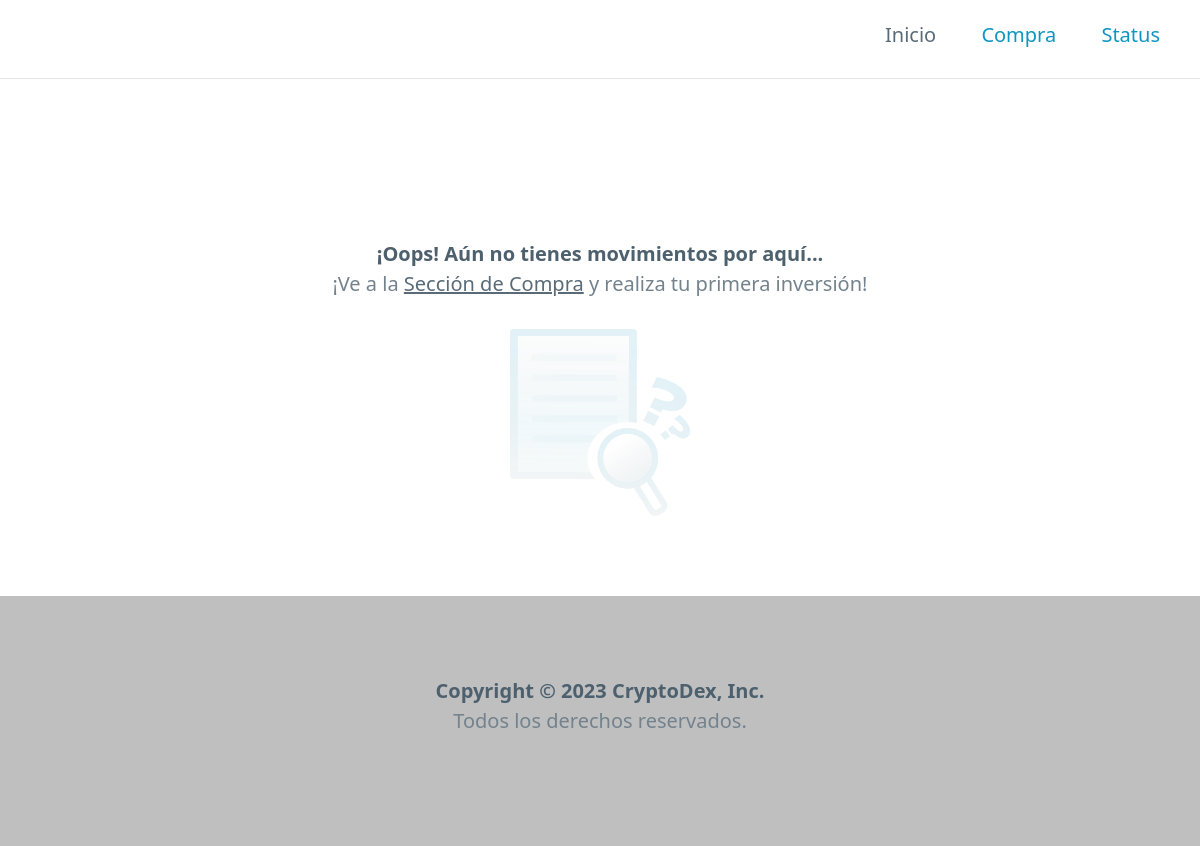
Before: / with the older database file.
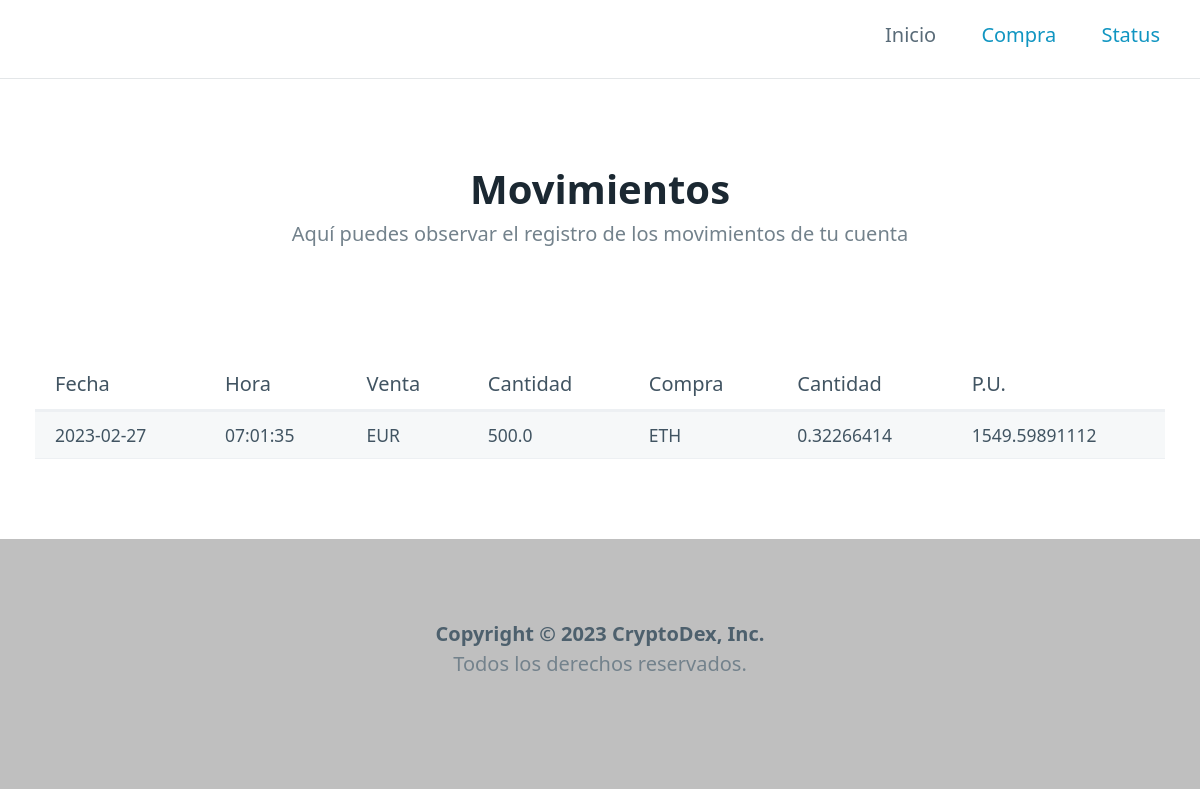
After: the same page with the newer database file.
### tables this page shows
CREATE TABLE transactions (
                    id INTEGER PRIMARY KEY AUTOINCREMENT NOT NULL,
                    date TEXT NOT NULL,
                    time TEXT NOT NULL,
                    coin_from TEXT NOT NULL,
                    q_from REAL NOT NULL,
                    coin_to TEXT NOT NULL,
                    q_to REAL NOT NULL,
                    unit_price REAL NOT NULL
                );

### registro_ig/routes.py (the view)
@app.route("/")
def index():
    register = table_display()
    return render_template('index.html', pageTitle='Registro de movimientos', inicio="secondary", page='index', data=register)

### registro_ig/models.py (called while the page is built)
def table_display():
    connection = Connection('SELECT date, time, coin_from, q_from, coin_to, q_to, unit_price FROM transactions ORDER BY date;')
    rows = connection.res.fetchall()
    fields = connection.res.description
    results = [] # lista para guardar diccionario
    for row in rows:
        data = {} # diccionario para cada registro
        position = 0 # position de columna
        for field in fields:
            data[field[0]] = row[position]
            position += 1
        results.append(data)
    connection.con.commit()
    connection.con.close()
    return results

### registro_ig/templates/index.html
{% extends 'base.html' %}
{% block header%}
    {% if data %}
        <div class="container">
            <hgroup>
                <h1>Movimientos</h1>
                <p>Aquí puedes observar el registro de los movimientos de tu cuenta</p>
            </hgroup>
        </div>
    {% endif %}
{% endblock %}
{% block section %}
    {% if data %}
    <div class="container">
        <table role="grid">
            <thead>
                <tr>
                    <th>Fecha</th>
                    <th>Hora</th>
                    <th>Venta</th>
                    <th>Cantidad</th>
                    <th>Compra</th>
                    <th>Cantidad</th>
                    <th>P.U.</th>
                </tr>
            </thead>
            <tbody>
                {% for field in data %}
                <tr>
                    <td>{{ field.date }}</td>
                    <td>{{ field.time }}</td>
                    <td>{{ field.coin_from }}</td>
                    <td>{{ field.q_from }}</td>
                    <td>{{ field.coin_to }}</td>
                    <td>{{ field.q_to }}</td>
                    <td>{{ field.unit_price }}</td>
                </tr>
                {% endfor %}
            </tbody>
        </table>
    </div>
    {% else %}
    <div class="container">
            <hgroup>
                <h6>¡Oops! Aún no tienes movimientos por aquí...</h6>
                <p>¡Ve a la <a class="secondary" href="/purchase">Sección de Compra</a> y realiza tu primera inversión!</p>
            </hgroup>
    </div>
    <img id="picture_not_found" src="static\images\Not found.png" alt="Registro no disponible" draggable="false">
    {% endif %}
{% endblock %}

### registro_ig/templates/base.html (shortened to what this page needs)
<!DOCTYPE html>
<html lang="en">
<head>
    <link rel="stylesheet" href="/static/css/pico.min.css">
    <link rel="stylesheet" href="/static/css/style.css">
</head>
<body>
    <nav class="container-fluid">
        <div>
            <a href="/">
                <img src="../static/images/CryptoDex_Logo.svg" alt="Logotipo de CryptoDex">
            </a>
        </div>
        <div>
            {% if page == 'index' %}
                <li><a class="{{inicio}}"">Inicio</a></li>
                <li><a href="/purchase">Compra</a></li>
                <li><a href="/status">Status</a></li>
            {% elif page == 'purchase' %}
                <li><a href="/">Inicio</a></li>
                <li><a class="{{compra}}"">Compra</a></li>
                <li><a href="/status">Status</a></li>
            {% elif page == 'status' %}
                <li><a href="/">Inicio</a></li>
                <li><a href="/purchase">Compra</a></li>
                <li><a class="{{status}}">Status</a></li>
            {% endif %}
        </div>
    </nav>
    <header>
        {% block header %}
        {% endblock %}
    </header>
    <section>
        {% block section %}
        {% endblock %}
    </section>
    <footer class="container-fluid">
        <hgroup>
            <h6>
                Copyright © 2023 CryptoDex, Inc.
            </h6>
            <p> Todos los derechos reservados.</p>
        </hgroup>
    </footer>
</body>
</html>

### registro_ig/static/css/style.css (style rules this page uses)
nav { border-bottom: 1px solid rgba(115, 130, 140, 0.2); }
nav div a { display: inline; margin: 0; padding-bottom: 0.80rem; }
header div hgroup { text-align: center; }
div hgroup p, div hgroup h6 { text-align: center; }
footer { text-align: center; background-color: rgba(0, 0, 0, 0.25) ; }

Changed rows visible on the page:
added transactions: date "2023-02-27", time "07:01:35", coin_from "EUR", q_from "500.0", coin_to "ETH", q_to "0.32266414", unit_price "1549.59891112"
Other visible differences:
text no longer shown: "¡Oops! Aún no tienes movimientos por aquí... ¡Ve a la Sección de Compra y realiza tu primera inversión!"
text now shown: "Movimientos Aquí puedes observar el registro de los movimientos de tu cuenta Fecha Hora Venta Cantidad Compra Cantidad P.U."
